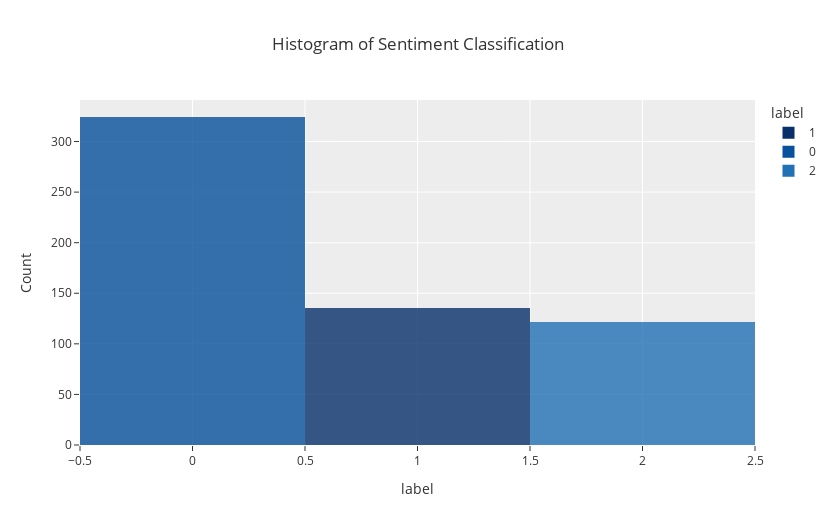

Write notebook code for a chart like this one.
### Code cell
import plotly.express as px
from plotly.subplots import make_subplots
import plotly.graph_objects as go
from plotly.offline import plot

# count of ratings
fig = px.histogram(df,
             x = 'label',
             title = 'Histogram of Sentiment Classification',
             template = 'ggplot2',
             color = 'label',
             color_discrete_sequence= px.colors.sequential.Blues_r,
             opacity = 0.8,
             height = 525,
             width = 835,
            )

fig.update_yaxes(title='Count')
fig.show()

### Figure 1 — Plotly figure (JSON) as saved in the notebook; plotly's stock layout.template omitted (floating-point values rounded to 4 significant figures; data arrays with more than 128 entries replaced by an {"elided": "..."} marker saying what was removed)
{"data": [{"alignmentgroup": "True", "bingroup": "x", "hovertemplate": "label=%{x}<br>count=%{y}<extra></extra>", "legendgroup": "1", "marker": {"color": "rgb(8,48,107)", "opacity": 0.8, "pattern": {"shape": ""}}, "name": "1", "offsetgroup": "1", "orientation": "v", "showlegend": true, "type": "histogram", "x": {"elided": "135 int values"}, "xaxis": "x", "yaxis": "y"}, {"alignmentgroup": "True", "bingroup": "x", "hovertemplate": "label=%{x}<br>count=%{y}<extra></extra>", "legendgroup": "0", "marker": {"color": "rgb(8,81,156)", "opacity": 0.8, "pattern": {"shape": ""}}, "name": "0", "offsetgroup": "0", "orientation": "v", "showlegend": true, "type": "histogram", "x": {"elided": "324 int values"}, "xaxis": "x", "yaxis": "y"}, {"alignmentgroup": "True", "bingroup": "x", "hovertemplate": "label=%{x}<br>count=%{y}<extra></extra>", "legendgroup": "2", "marker": {"color": "rgb(33,113,181)", "opacity": 0.8, "pattern": {"shape": ""}}, "name": "2", "offsetgroup": "2", "orientation": "v", "showlegend": true, "type": "histogram", "x": [2, 2, 2, 2, 2, 2, 2, 2, 2, 2, 2, 2, 2, 2, 2, 2, 2, 2, 2, 2, 2, 2, 2, 2, 2, 2, 2, 2, 2, 2, 2, 2, 2, 2, 2, 2, 2, 2, 2, 2, 2, 2, 2, 2, 2, 2, 2, 2, 2, 2, 2, 2, 2, 2, 2, 2, 2, 2, 2, 2, 2, 2, 2, 2, 2, 2, 2, 2, 2, 2, 2, 2, 2, 2, 2, 2, 2, 2, 2, 2, 2, 2, 2, 2, 2, 2, 2, 2, 2, 2, 2, 2, 2, 2, 2, 2, 2, 2, 2, 2, 2, 2, 2, 2, 2, 2, 2, 2, 2, 2, 2, 2, 2, 2, 2, 2, 2, 2, 2, 2, 2, 2], "xaxis": "x", "yaxis": "y"}], "layout": {"barmode": "relative", "height": 525, "legend": {"title": {"text": "label"}, "tracegroupgap": 0}, "title": {"text": "Histogram of Sentiment Classification"}, "width": 835, "xaxis": {"anchor": "y", "categoryarray": [1, 0, 2], "categoryorder": "array", "domain": [0, 1], "title": {"text": "label"}}, "yaxis": {"anchor": "x", "domain": [0, 1], "title": {"text": "Count"}}}}
